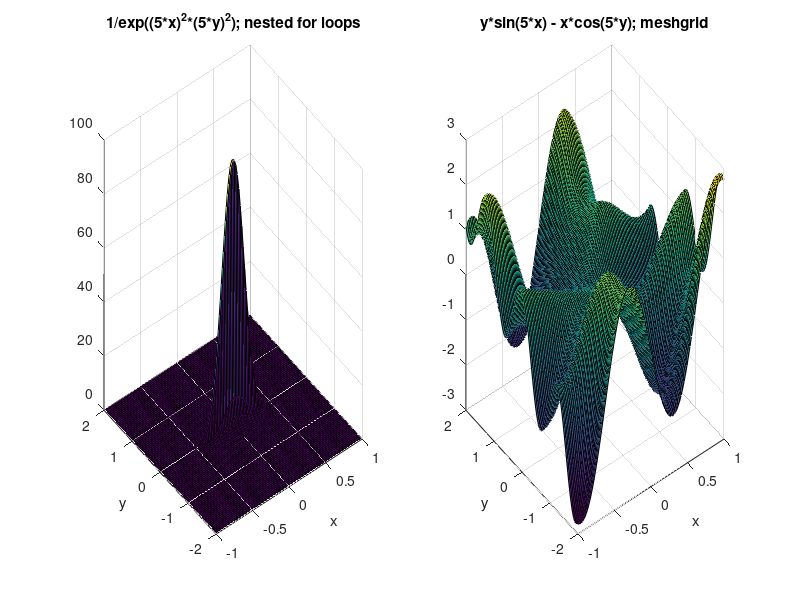

MATLAB code for this plot:
%% PlotSurfaces.m
% PlotSurfaces plots two different interesting surfaces f(x,y) using two
% different methods for creating a surface: nested for loops and meshgrid.
%
% Author: MZ
close all;
clear
clc

%% Creating the plot points
% Number of intervals for each direction.
n = 100;

% Plot points.
% insert n in to make it easier to change invervals for each direction.
x = linspace(-1, 1, n);
y = linspace(-2, 2, n);


% Surface using method 1.
% Changing the variable X and Y, renaming it so matlab dont break and
% easier to identify the values.
for i = 1:length(x)
    for j = 1:length(y)
        X_nested(j, i) = x(j); %#ok<SAGROW> 
        Y_nested(j, i) = y(i); %#ok<SAGROW> 
    end
end

% Added dot operator to each multiplication, division, and power to make
% sure it can multiply arrays.
Z_nested = 1./(exp((5.*X_nested).^2).*((5.*Y_nested).^2));

% Surface using method 2.
% added dot operators and changed wrong input in line 36
[X_mesh, Y_mesh] = meshgrid(x, y);
Z_mesh = Y_mesh.*sin(X_mesh.*5) - X_mesh.*cos(Y_mesh.*5);

% Plotting

% Create a figure object.
figure

% Create a subplot with 2 columns.
% For the left subplot, plot the surface created with the nested for loops.
% Changed the variable names so that the nested and meshgrid is differen to
% each other so matlab does not break.
subplot(1, 2, 1)
surf(X_nested, Y_nested, Z_nested)
title('1/exp((5*x)^2*(5*y)^2); nested for loops');
xlabel('x')
ylabel('y');

% For the right subplot, plot the surface created with mesh grid.
subplot(1, 2, 2)
surf(X_mesh, Y_mesh, Z_mesh)
title('y*sin(5*x) - x*cos(5*y); meshgrid');
xlabel('x')
ylabel('y');
